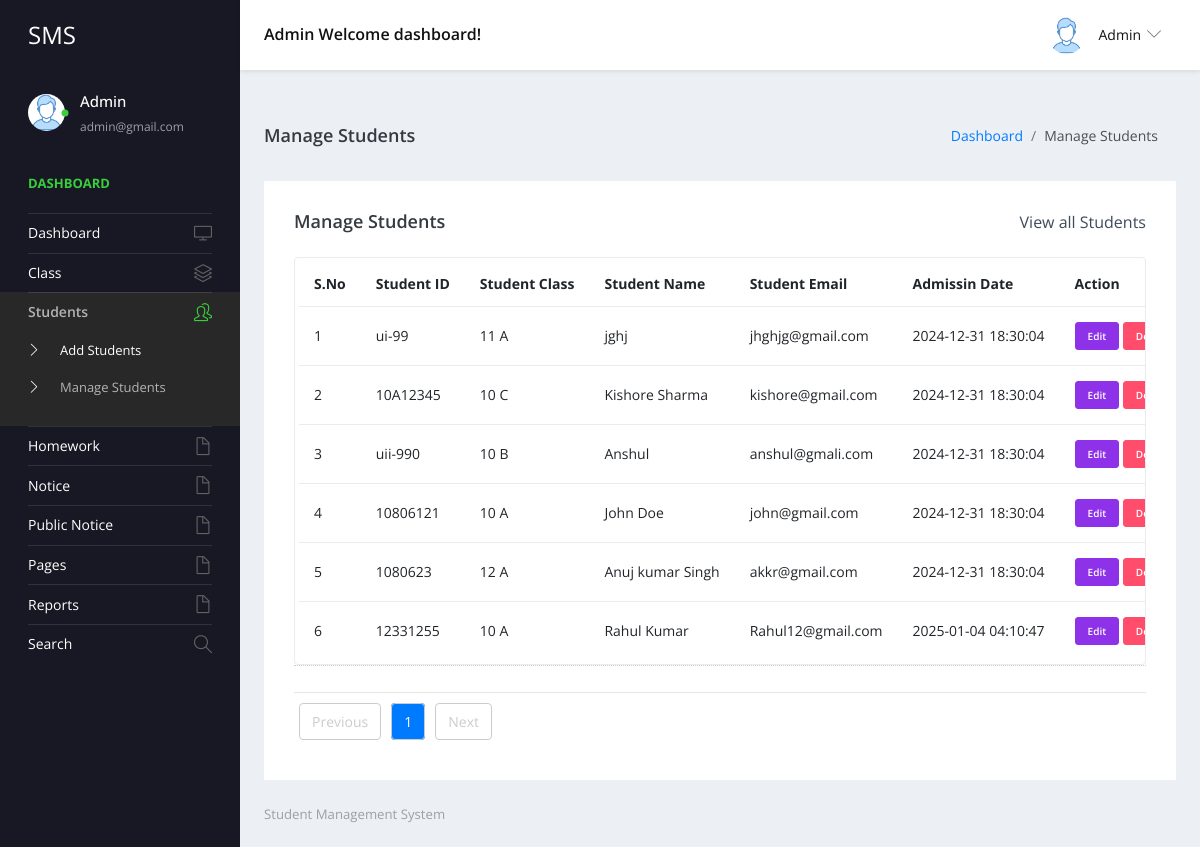
/studentms/admin/manage-students.php (signed in), run on the app's committed database.
### tables this page shows
CREATE TABLE `tblstudent` (
  `ID` int(10) NOT NULL,
  `StudentName` varchar(200) DEFAULT NULL,
  `StudentEmail` varchar(200) DEFAULT NULL,
  `StudentClass` varchar(100) DEFAULT NULL,
  `Gender` varchar(50) DEFAULT NULL,
  `DOB` date DEFAULT NULL,
  `StuID` varchar(200) DEFAULT NULL,
  `FatherName` mediumtext DEFAULT NULL,
  `MotherName` mediumtext DEFAULT NULL,
  `ContactNumber` bigint(10) DEFAULT NULL,
  `AltenateNumber` bigint(10) DEFAULT NULL,
  `Address` mediumtext DEFAULT NULL,
  `UserName` varchar(200) DEFAULT NULL,
  `Password` varchar(200) DEFAULT NULL,
  `Image` varchar(200) DEFAULT NULL,
  `DateofAdmission` timestamp NULL DEFAULT current_timestamp()
);

CREATE TABLE `tblclass` (
  `ID` int(5) NOT NULL,
  `ClassName` varchar(50) DEFAULT NULL,
  `Section` varchar(20) DEFAULT NULL,
  `CreationDate` timestamp NULL DEFAULT current_timestamp()
);

### studentms/admin/manage-students.php (the view, shortened to what this page needs)
<?php
include('includes/dbconnection.php');
if (strlen($_SESSION['sturecmsaid']==0)) {
  header('location:logout.php');
  } else{
?>
<!DOCTYPE html>
<html lang="en">
  <head>
    <link rel="stylesheet" href="vendors/simple-line-icons/css/simple-line-icons.css">
    <link rel="stylesheet" href="vendors/flag-icon-css/css/flag-icon.min.css">
    <link rel="stylesheet" href="vendors/css/vendor.bundle.base.css">
    <link rel="stylesheet" href="./vendors/daterangepicker/daterangepicker.css">
    <link rel="stylesheet" href="./vendors/chartist/chartist.min.css">
    <link rel="stylesheet" href="./css/style.css">
  </head>
  <body>
    <div class="container-scroller">
     <?php include_once('includes/header.php');?>
      <div class="container-fluid page-body-wrapper">
        <?php include_once('includes/sidebar.php');?>
        <div class="main-panel">
          <div class="content-wrapper">
             <div class="page-header">
              <h3 class="page-title"> Manage Students </h3>
              <nav aria-label="breadcrumb">
                <ol class="breadcrumb">
                  <li class="breadcrumb-item"><a href="dashboard.php">Dashboard</a></li>
                  <li class="breadcrumb-item active" aria-current="page"> Manage Students</li>
                </ol>
              </nav>
            </div>
            <div class="row">
              <div class="col-md-12 grid-margin stretch-card">
                <div class="card">
                  <div class="card-body">
                    <div class="d-sm-flex align-items-center mb-4">
                      <h4 class="card-title mb-sm-0">Manage Students</h4>
                      <a href="#" class="text-dark ml-auto mb-3 mb-sm-0"> View all Students</a>
                    </div>
                    <div class="table-responsive border rounded p-1">
                      <table class="table">
                        <thead>
                          <tr>
                            <th class="font-weight-bold">S.No</th>
                            <th class="font-weight-bold">Student ID</th>
                            <th class="font-weight-bold">Student Class</th>
                            <th class="font-weight-bold">Student Name</th>
                            <th class="font-weight-bold">Student Email</th>
                            <th class="font-weight-bold">Admissin Date</th>
                            <th class="font-weight-bold">Action</th>
                          </tr>
                        </thead>
                        <tbody>
                           <?php
 if (isset($_GET['page_no']) && $_GET['page_no']!="") {
  $page_no = $_GET['page_no'];
  } else {
    $page_no = 1;
        }
  $total_records_per_page = 10;
    $offset = ($page_no-1) * $total_records_per_page;
  $previous_page = $page_no - 1;
  $next_page = $page_no + 1;
        $ret = "SELECT ID FROM tblstudent";
$query1 = $dbh -> prepare($ret);
$query1->execute();
$total_records=$query1->rowCount();
  $total_no_of_pages = ceil($total_records / $total_records_per_page);
$sql="SELECT tblstudent.StuID,tblstudent.ID as sid,tblstudent.StudentName,tblstudent.StudentEmail,tblstudent.DateofAdmission,tblclass.ClassName,tblclass.Section from tblstudent join tblclass on tblclass.ID=tblstudent.StudentClass LIMIT $offset, $total_records_per_page";
$query = $dbh -> prepare($sql);
$query->execute();
$results=$query->fetchAll(PDO::FETCH_OBJ);
$cnt=1;
if($query->rowCount() > 0)
{
foreach($results as $row)
{               ?>
                          <tr>
                            <td><?php echo htmlentities($cnt);?></td>
                            <td><?php  echo htmlentities($row->StuID);?></td>
                            <td><?php  echo htmlentities($row->ClassName);?> <?php  echo htmlentities($row->Section);?></td>
                            <td><?php  echo htmlentities($row->StudentName);?></td>
                            <td><?php  echo htmlentities($row->StudentEmail);?></td>
                            <td><?php  echo htmlentities($row->DateofAdmission);?></td>
                            <td>
                              <div><a href="edit-student-detail.php?editid=<?php echo htmlentities ($row->sid);?>" class="btn btn-info btn-xs"  target="blank">Edit</a>
                                                 <a href="manage-students.php?delid=<?php echo ($row->sid);?>" onclick="return confirm('Do you really want to Delete ?');" class="btn btn-danger btn-xs"> Delete</a></div>
                            </td>
                          </tr><?php $cnt=$cnt+1;}} ?>
                        </tbody>
                      </table>
                    </div>
                    <div align="left">
                      <div style='padding: 10px 20px 0px; border-top: dotted 1px #CCC;'>
</div>
<hr />
<ul class="pagination">
<li <?php if($page_no <= 1){ echo "class='disabled'"; } ?>>
<a <?php if($page_no > 1){ echo "href='?page_no=$previous_page'"; } ?>>Previous</a>
</li>
<?php
if ($total_no_of_pages <= 10){
for ($counter = 1; $counter <= $total_no_of_pages; $counter++){
if ($counter == $page_no) {
echo "<li class='active'><a>$counter</a></li>";
}else{
echo "<li><a href='?page_no=$counter'>$counter</a></li>";
}
}
}
?>
<li <?php if($page_no >= $total_no_of_pages){ echo "class='disabled'"; } ?>>
<a <?php if($page_no < $total_no_of_pages) { echo "href='?page_no=$next_page'"; } ?>>Next</a>
</li>
</ul>
</div>
                  </div>
                </div>
              </div>
            </div>
          </div>
         <?php include_once('includes/footer.php');?>
        </div>
      </div>
    </div>
  </body>
</html><?php }  ?>

### studentms/admin/includes/header.php (shortened to what this page needs)
 <nav class="navbar default-layout-navbar col-lg-12 col-12 p-0 fixed-top d-flex flex-row">
        <div class="navbar-brand-wrapper d-flex align-items-center">
          <a class="navbar-brand brand-logo" href="dashboard.php">
            <strong style="color: white;">SMS</strong>
          </a>
        </div><?php
         $aid= $_SESSION['sturecmsaid'];
$sql="SELECT * from tbladmin where ID=:aid";
$query = $dbh -> prepare($sql);
$query->bindParam(':aid',$aid,PDO::PARAM_STR);
$query->execute();
$results=$query->fetchAll(PDO::FETCH_OBJ);
$cnt=1;
if($query->rowCount() > 0)
{
foreach($results as $row)
{               ?>
        <div class="navbar-menu-wrapper d-flex align-items-center flex-grow-1">
          <h5 class="mb-0 font-weight-medium d-none d-lg-flex"><?php  echo htmlentities($row->AdminName);?> Welcome dashboard!</h5>
          <ul class="navbar-nav navbar-nav-right ml-auto">
            <li class="nav-item dropdown d-none d-xl-inline-flex user-dropdown">
              <a class="nav-link dropdown-toggle" id="UserDropdown" href="#" data-toggle="dropdown" aria-expanded="false">
                <img class="img-xs rounded-circle ml-2" src="images/faces/face8.jpg" alt="Profile image"> <span class="font-weight-normal"> <?php  echo htmlentities($row->AdminName);?> </span></a>
                <?php $cnt=$cnt+1;}} ?>
            </li>
          </ul>
        </div>
      </nav>

### studentms/admin/includes/sidebar.php (shortened to what this page needs)
<nav class="sidebar sidebar-offcanvas" id="sidebar">
          <ul class="nav">
            <li class="nav-item nav-profile">
              <a href="#" class="nav-link">
                <div class="profile-image">
                  <img class="img-xs rounded-circle" src="images/faces/face8.jpg" alt="profile image">
                  <div class="dot-indicator bg-success"></div>
                </div>
                <div class="text-wrapper">
                  <?php
         $aid= $_SESSION['sturecmsaid'];
$sql="SELECT * from tbladmin where ID=:aid";
$query = $dbh -> prepare($sql);
$query->bindParam(':aid',$aid,PDO::PARAM_STR);
$query->execute();
$results=$query->fetchAll(PDO::FETCH_OBJ);
$cnt=1;
if($query->rowCount() > 0)
{
foreach($results as $row)
{               ?>
                  <p class="profile-name"><?php  echo htmlentities($row->AdminName);?></p>
                  <p class="designation"><?php  echo htmlentities($row->Email);?></p><?php $cnt=$cnt+1;}} ?>
                </div>
              </a>
            </li>
            <li class="nav-item nav-category">
              <span class="nav-link">Dashboard</span>
            </li>
            <li class="nav-item">
              <a class="nav-link" href="dashboard.php">
                <span class="menu-title">Dashboard</span>
                <i class="icon-screen-desktop menu-icon"></i>
              </a>
            </li>
            <li class="nav-item">
              <a class="nav-link" data-toggle="collapse" href="#ui-basic" aria-expanded="false" aria-controls="ui-basic">
                <span class="menu-title">Class</span>
                <i class="icon-layers menu-icon"></i>
              </a>
            </li>
            <li class="nav-item">
              <a class="nav-link" data-toggle="collapse" href="#ui-basic1" aria-expanded="false" aria-controls="ui-basic1">
                <span class="menu-title">Students</span>
                <i class="icon-people menu-icon"></i>
              </a>
              <div class="collapse" id="ui-basic1">
                <ul class="nav flex-column sub-menu">
                  <li class="nav-item"> <a class="nav-link" href="add-students.php">Add Students</a></li>
                  <li class="nav-item"> <a class="nav-link" href="manage-students.php">Manage Students</a></li>
                </ul>
              </div>
            </li>
 <li class="nav-item">
              <a class="nav-link" data-toggle="collapse" href="#hw" aria-expanded="false" aria-controls="hw">
                <span class="menu-title">Homework</span>
                <i class="icon-doc menu-icon"></i>
              </a>
            </li>
            <li class="nav-item">
              <a class="nav-link" data-toggle="collapse" href="#auth" aria-expanded="false" aria-controls="auth">
                <span class="menu-title">Notice</span>
                <i class="icon-doc menu-icon"></i>
              </a>
            </li>
            <li class="nav-item">
              <a class="nav-link" data-toggle="collapse" href="#auth1" aria-expanded="false" aria-controls="auth">
                <span class="menu-title">Public Notice</span>
                <i class="icon-doc menu-icon"></i>
              </a>
              <li class="nav-item">
              <a class="nav-link" data-toggle="collapse" href="#auth2" aria-expanded="false" aria-controls="auth">
                <span class="menu-title">Pages</span>
                <i class="icon-doc menu-icon"></i>
              </a>
            </li>
      <li class="nav-item">
              <a class="nav-link" data-toggle="collapse" href="#auth22" aria-expanded="false" aria-controls="auth2">
                <span class="menu-title">Reports</span>
                <i class="icon-doc menu-icon"></i>
              </a>
            </li>
            <li class="nav-item">
              <a class="nav-link" href="search.php">
                <span class="menu-title">Search</span>
                <i class="icon-magnifier menu-icon"></i>
              </a>
            </li>
            </li>
          </ul>
        </nav>

### data on the page
tblstudent: StuID "ui-99", tblclass.ClassName "11", tblclass.Section "A", StudentName "jghj", StudentEmail "jhghjg@gmail.com", DateofAdmission "2024-12-31 18:30:04"
tblstudent: StuID "10A12345", tblclass.ClassName "10", tblclass.Section "C", StudentName "Kishore Sharma", StudentEmail "kishore@gmail.com", DateofAdmission "2024-12-31 18:30:04"
tblstudent: StuID "uii-990", tblclass.ClassName "10", tblclass.Section "B", StudentName "Anshul", StudentEmail "anshul@gmali.com", DateofAdmission "2024-12-31 18:30:04"
tblstudent: StuID "10806121", tblclass.ClassName "10", tblclass.Section "A", StudentName "John Doe", StudentEmail "john@gmail.com", DateofAdmission "2024-12-31 18:30:04"
tblstudent: StuID "1080623", tblclass.ClassName "12", tblclass.Section "A", StudentName "Anuj kumar Singh", StudentEmail "akkr@gmail.com", DateofAdmission "2024-12-31 18:30:04"
tblstudent: StuID "12331255", tblclass.ClassName "10", tblclass.Section "A", StudentName "Rahul Kumar", StudentEmail "Rahul12@gmail.com", DateofAdmission "2025-01-04 04:10:47"

### other printed values
$row->AdminName "Admin"
$row->Email "admin@gmail.com"
